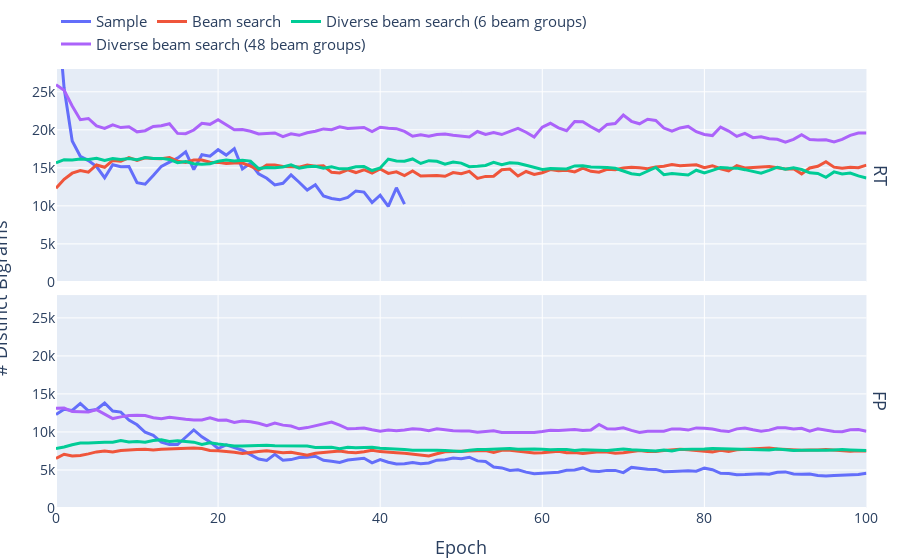

The cell this chart's notebook holds for it:
### Code cell
fig = px.line(data_frame=df_agg, x='epoch', y='num_distinct_ngrams', color="decode_method_eval", facet_row='dataset_name', range_y=[0,28000],
       labels={"epoch": "Epoch", "num_distinct_ngrams": "# Distinct Bigrams", "dataset_name": "Dataset"})
fig.for_each_annotation(lambda a: a.update(text=a.text.split("=")[-1]))
fig.update_layout(legend=dict(
       orientation="h",
    yanchor="bottom",
    y=1.02,
    xanchor="left",
    x=0, 
        font_size=15
), legend_title_text=None, 
       # font_size=12,  
                  xaxis = dict( titlefont = dict(size=18)),
     #             yaxis = dict( titlefont = dict(size=15)),
                  
)

fig.for_each_yaxis(lambda y: y.update(title = ''))
fig.add_annotation(x=-0.065,y=0.41,
                   text="# Distinct Bigrams", textangle=-90,
                    xref="paper", yref="paper", font_size=18)
fig.update_traces(line=dict(width=3))


fig.update_annotations(font_size=18)

fig.update_layout(#width =800, height=250, 
                 # font_family="Serif", 
                  font_size=14,
                  margin_l=5, margin_t=5, margin_b=7, margin_r=5)


#fig.update_layout(showlegend=False) 
fig.write_image("./results/eval_ngrams.pdf",  width=1.5*450, height=0.75*800, engine='kaleido')
fig.show()
